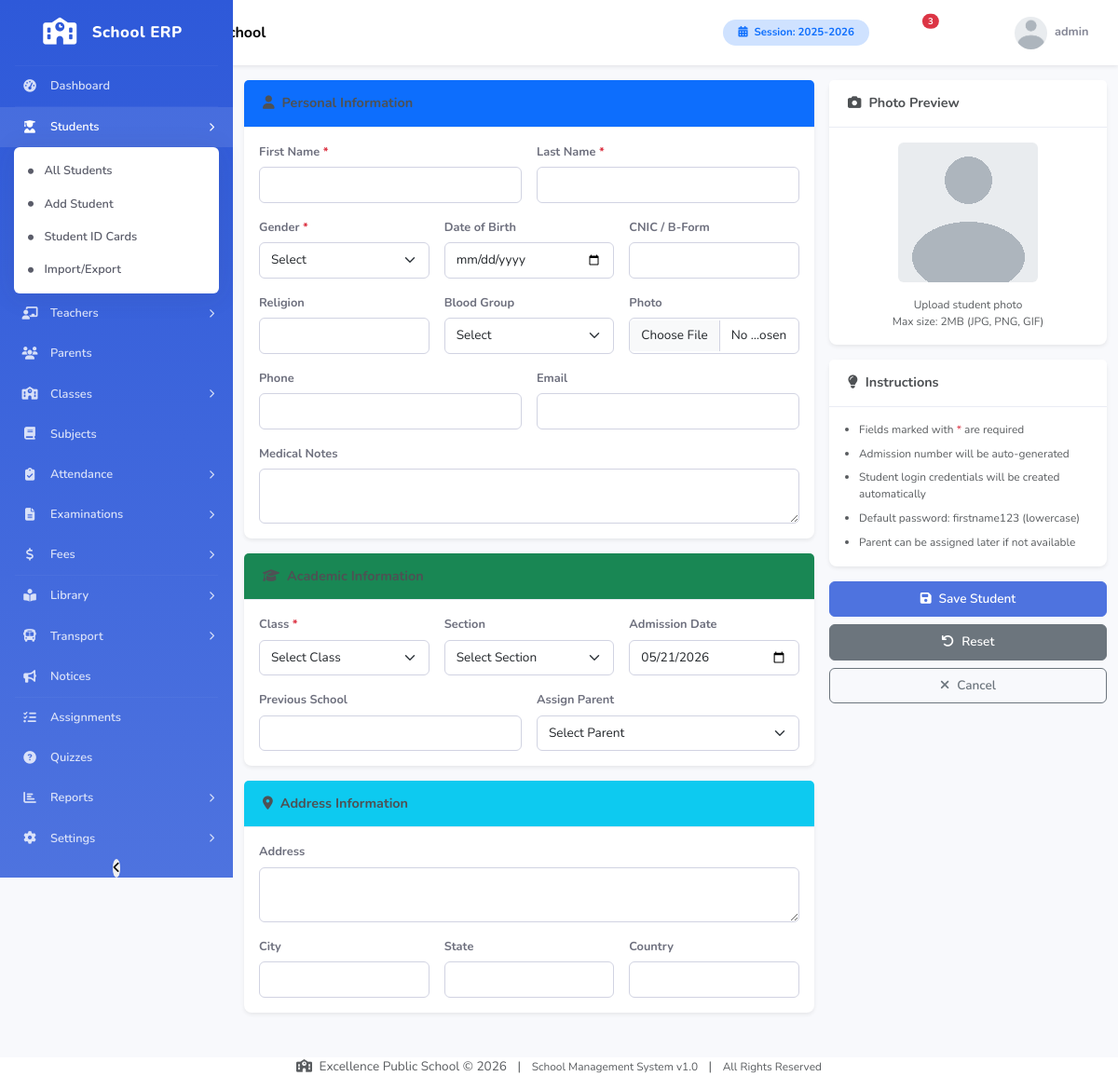
The app's page /modules/students/add.php (signed in) with its own data.
### tables this page shows
CREATE TABLE IF NOT EXISTS school_info (
    school_id INT(11) NOT NULL AUTO_INCREMENT,
    school_name VARCHAR(255) NOT NULL,
    school_address TEXT,
    school_phone VARCHAR(50),
    school_email VARCHAR(100),
    school_website VARCHAR(100),
    school_logo VARCHAR(255) DEFAULT 'default_logo.png',
    principal_name VARCHAR(100),
    established_year YEAR,
    registration_number VARCHAR(100),
    academic_session VARCHAR(20) DEFAULT '2025-2026',
    session_start_date DATE,
    session_end_date DATE,
    currency_symbol VARCHAR(10) DEFAULT '$',
    timezone VARCHAR(50) DEFAULT 'UTC',
    theme_color VARCHAR(20) DEFAULT '#4e73df',
    sidebar_color VARCHAR(20) DEFAULT '#2e59d9',
    created_at TIMESTAMP DEFAULT CURRENT_TIMESTAMP,
    updated_at TIMESTAMP DEFAULT CURRENT_TIMESTAMP ON UPDATE CURRENT_TIMESTAMP,
    PRIMARY KEY (school_id)
);

### modules/students/add.php (the view, shortened to what the rows shown need)
<?php
require_once '../../includes/auth.php';
require_once '../../includes/functions.php';
include '../../includes/header.php';
?>
<div id="wrapper">
    <div id="content-wrapper" class="d-flex flex-column">
        <?php include '../../includes/navbar.php'; ?>
        <div class="container-fluid py-4">
            <div class="d-sm-flex align-items-center justify-content-between mb-4">
                <h1 class="h3 mb-0 text-gray-800">
                </h1>
            </div>
        </div>
    </div>
</div>
<?php include '../../includes/footer.php'; ?>

### includes/navbar.php (shortened to what the rows shown need)
<?php
$school = getSchoolInfo();
$schoolName = $school['school_name'] ?? SITE_NAME;
?>
<nav class="navbar navbar-expand-lg navbar-light bg-white topbar shadow-sm fixed-top">
    <div class="container-fluid">
        <a class="navbar-brand d-none d-md-block" href="<?php echo BASE_URL; ?>dashboard.php">
            <i class="fas fa-school me-2 text-primary"></i>
            <span class="fw-bold"><?php echo htmlspecialchars($schoolName); ?></span>
        </a>
        <ul class="navbar-nav ms-auto align-items-center">
            <li class="nav-item d-none d-lg-block me-3">
                <span class="badge bg-primary-subtle text-primary px-3 py-2 rounded-pill">
                    <i class="fas fa-calendar-alt me-1"></i> Session: <?php echo getCurrentSession(); ?>
                </span>
            </li>
        </ul>
    </div>
</nav>

### includes/footer.php (shortened to what the rows shown need)
<?php
$school = getSchoolInfo();
$schoolName = $school['school_name'] ?? SITE_NAME;
$year = date('Y');
?>
            <footer class="sticky-footer bg-white mt-4">
                <div class="container my-auto">
                    <div class="copyright text-center my-auto">
                        <span class="text-muted">
                            <i class="fas fa-school me-1"></i>
                            <?php echo htmlspecialchars($schoolName); ?> &copy; <?php echo $year; ?>
                            <span class="mx-2">|</span>
                            <span class="small">School Management System v<?php echo VERSION; ?></span>
                            <span class="mx-2">|</span>
                            <span class="small">All Rights Reserved</span>
                        </span>
                    </div>
                </div>
            </footer>
</body>
</html>

### records on screen
school_info: school_name "Excellence Public School", academic_session "2025-2026"

### other values on screen
$menu['title'] "Dashboard"
$menu['title'] "Students"
$sub['title'] "All Students"
$sub['title'] "Add Student"
$sub['title'] "Student ID Cards"
$sub['title'] "Import/Export"
$menu['title'] "Teachers"
$menu['title'] "Parents"
$menu['title'] "Classes"
$menu['title'] "Subjects"
$menu['title'] "Attendance"
$menu['title'] "Examinations"
$menu['title'] "Fees"
$menu['title'] "Library"
$menu['title'] "Transport"
